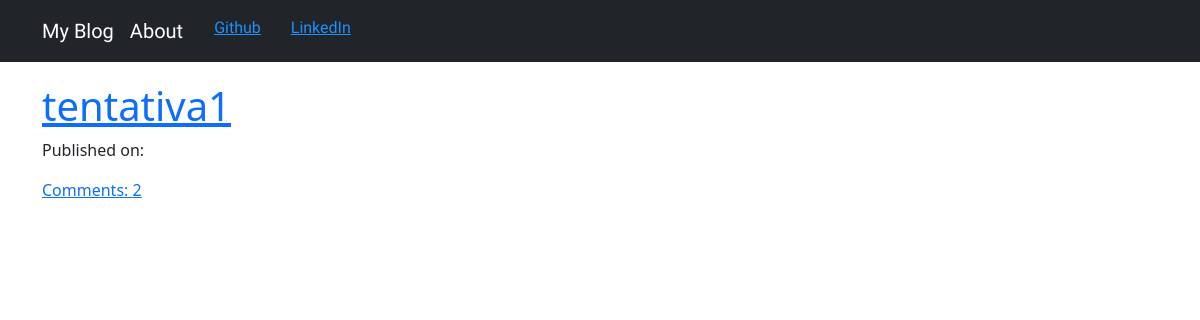
Before: / with the older database file.
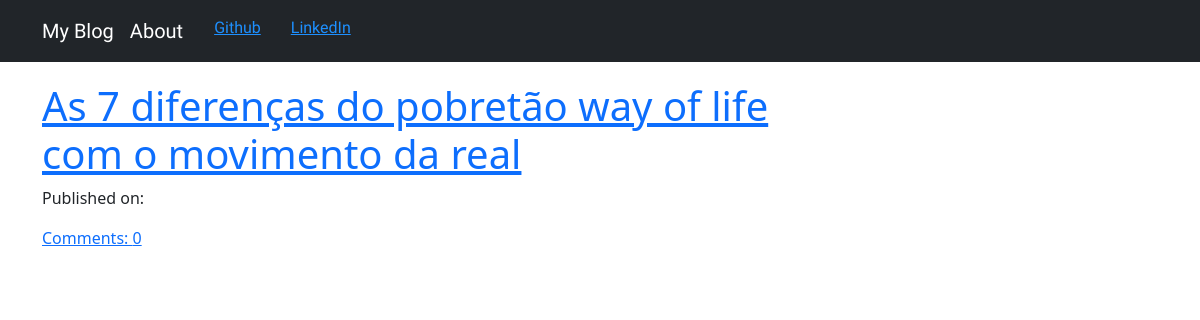
After: the same page with the newer database file.
### Blog/models.py (models this page shows, shortened)
class Post(models.Model):
    author = models.ForeignKey('auth.user',on_delete=models.CASCADE)
    title = models.CharField(max_length=256)
    text = models.TextField()
    create_date = models.DateTimeField(default=timezone.now())
    published_date = models.DateTimeField(blank=True,null=True)
    def approve_comments(self):
        return self.comments.filter(approved_comments=True)

### Blog/views.py (the view)
# urls.py: path('', views.PostListView.as_view(),name='post_list'),
class PostListView(ListView):
    model = Post
    template_name = 'blog/post_list.html'
    def get_queryset(self):
        return Post.objects.filter(published_date__lte=timezone.now()).order_by('-published_date')

### Blog/templates/blog/post_list.html
{% extends "blog/base.html" %}
{% block content %}
  <div class="center">
    {% for post in post_list %}
      <div class="post">
        <h1> <a href="{% url 'post_detail' pk=post.pk %}"> {{ post.title }} </a> </h1>
        <div class="date">
          <p>Published on: {{post.published|date:"D M Y"}}</p>
        </div>
        <a href="{% url 'post_detail' pk=post.pk %}"> Comments: {{ post.approve_comments.count }} </a>
      </div>
    {% endfor %}
  </div>
{% endblock %}

### Blog/templates/blog/base.html (shortened to what this page needs)
<!DOCTYPE html>
{% load static %}
<html lang="en" dir="ltr">
  <head>
    <link href="https://cdn.jsdelivr.net/npm/bootstrap@5.0.0-beta3/dist/css/bootstrap.min.css"
    rel="stylesheet"
>
    <link rel="stylesheet" href="//cdn.jsdelivr.net/npm/medium-editor@latest/dist/css/medium-editor.min.css" type="text/css" media="screen" charset="utf-8">
    <link rel="stylesheet" href="{% static 'blog/css/blog.css' %}">
  </head>
  <body>
    <nav class="navbar navbar-dark bg-dark navbar-expand">
      <div class="container navbar navbar-default">
        <ul class="nav navbar-nav">
          <li class="nav-item"> <a class="navbar-brand" href="{% url 'post_list' %}">My Blog</a> </li>
          <li class="nav-item"> <a class="navbar-brand" href="{% url 'about' %}">About</a> </li>
          <li class="nav-item"> <a class="item" href="https://github.com/luluopa">Github</a> </li>
          <li class="nav-item"> <a class="item" href="https://www.linkedin.com/in/lucas-lima-61877a1a3/">LinkedIn</a> </li>
        </ul>
      </div>
    </nav>
    <div class="content container">
      <div class="row">
        <div class="col-md-8">
          <div class="blog_posts">
            {% block content %}
            {% endblock %}
          </div>
        </div>
      </div>
    </div>
  </body>
</html>

### Blog/static/blog/css/blog.css (style rules this page uses)
.center { margin-left: auto; margin-right: auto; }
.item { margin-left: 15px; margin-right: 15px; color: #1E90FF }
.blog_posts { margin-top: 20px; overflow-wrap: break-word; }
.navbar { font-family: 'Dela Gothic One', cursive; }

Changed rows visible on the page:
removed Post: title "tentativa1", approve_comments.count "2"
added Post: title "As 7 diferenças do pobretão way of life com o movimento da real", approve_comments.count "0"
